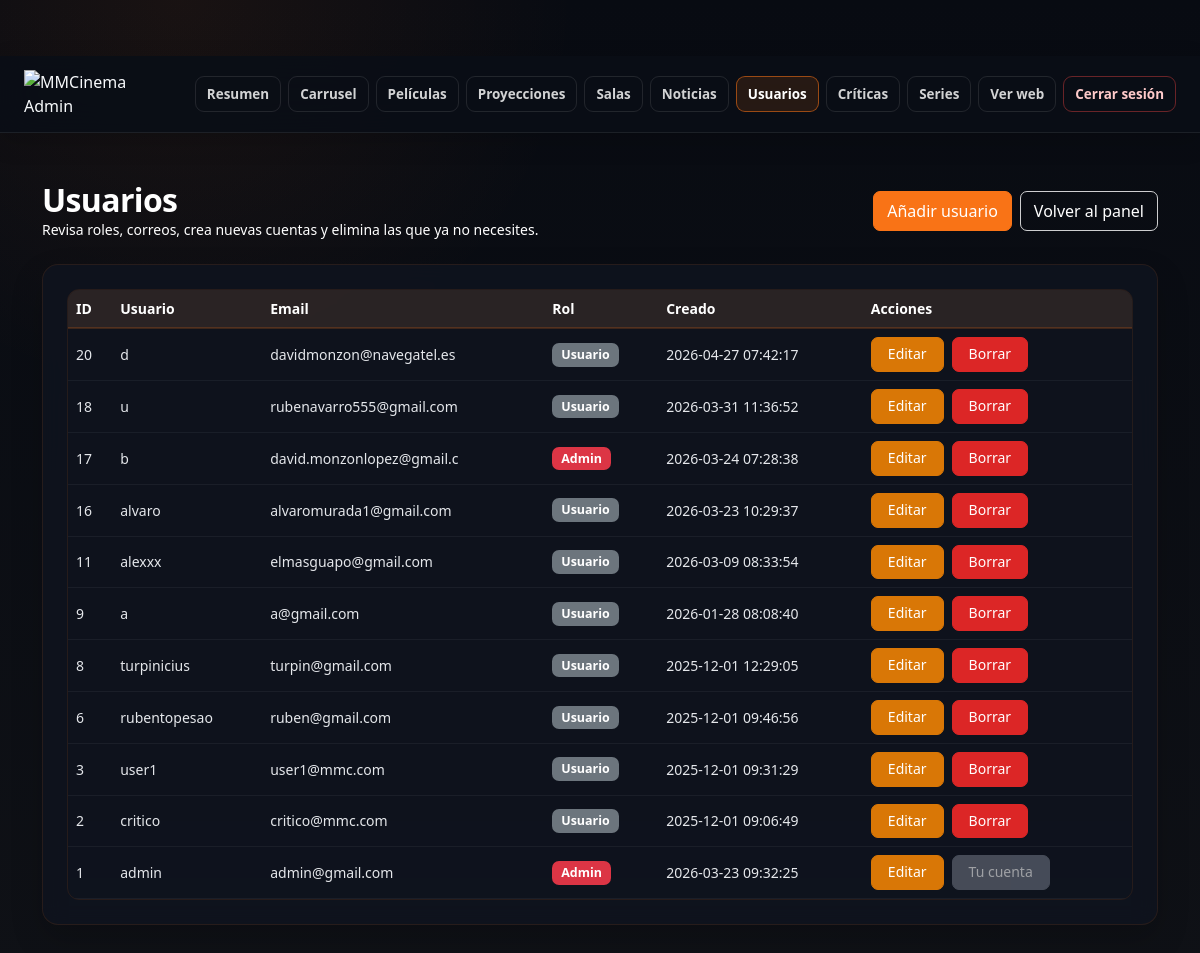
Page /admin/pages/usuarios/list.php (signed in) on the earlier database version.
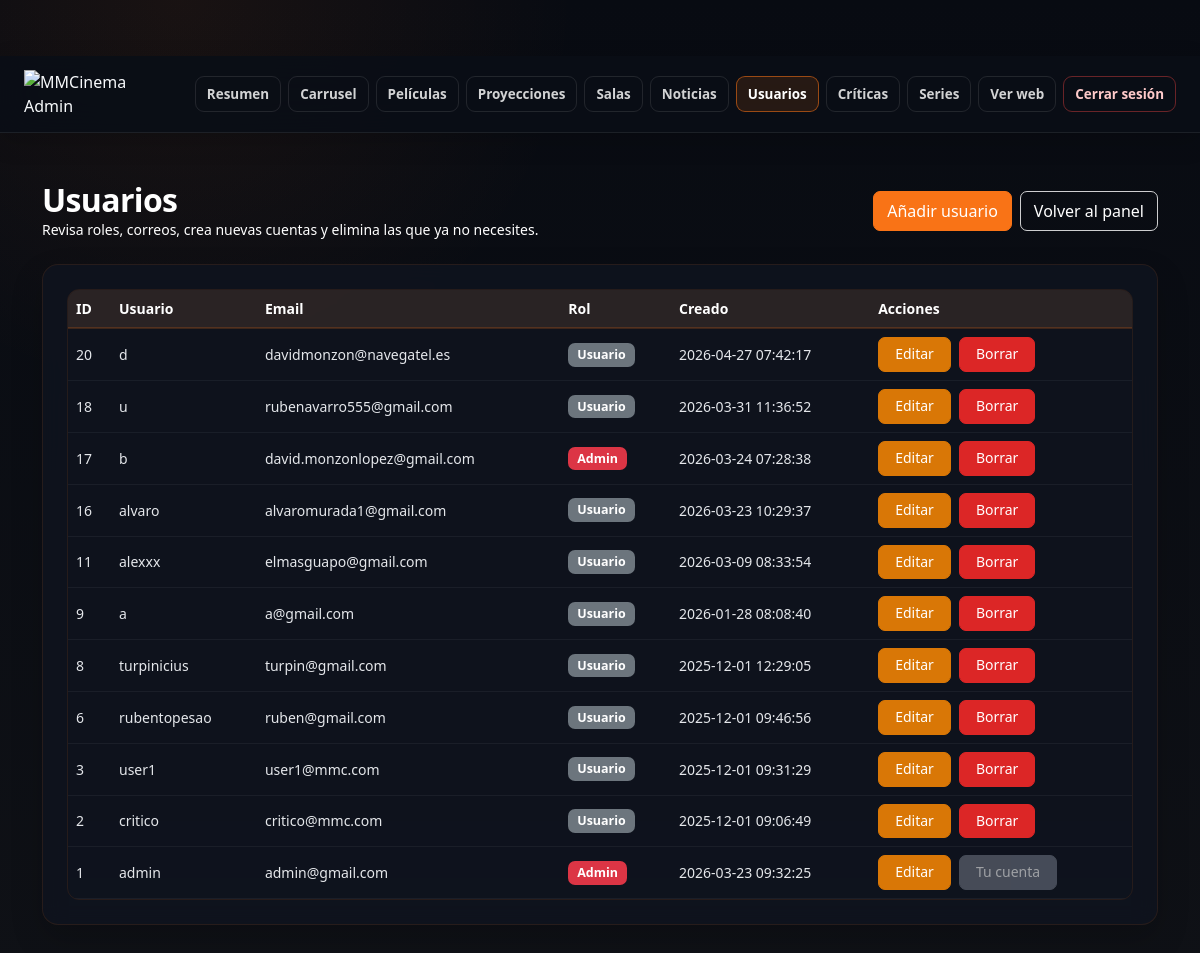
Same page on the later database version.
### tables this page shows
CREATE TABLE `usuario` (
  `id` int(11) NOT NULL,
  `username` varchar(50) NOT NULL,
  `email` varchar(50) NOT NULL,
  `password_hash` varchar(255) NOT NULL,
  `rol` enum('admin','usuario') NOT NULL DEFAULT 'usuario',
  `creado` timestamp NULL DEFAULT current_timestamp(),
  `verificado` tinyint(1) NOT NULL DEFAULT 0,
  `token_verificacion` varchar(64) DEFAULT NULL,
  `token_expira` datetime DEFAULT NULL,
  `reset_token` varchar(64) DEFAULT NULL,
  `reset_expira` datetime DEFAULT NULL,
  `remember_token` varchar(64) DEFAULT NULL,
  `remember_expira` datetime DEFAULT NULL,
  `es_admin` tinyint(1) DEFAULT 0
);

### admin/pages/usuarios/list.php (the view, shortened to what this page needs)
<?php
require_once __DIR__ . "/../../../config/conexion.php";
$usuarios = [];
try {
    $sql = "SELECT id, username, email, rol, creado FROM usuario ORDER BY id DESC";
    $usuarios = $pdo->query($sql)->fetchAll(PDO::FETCH_ASSOC);
} catch (PDOException $e) {
    error_log("Error en usuarios/list.php: " . $e->getMessage());
}
?>
<!DOCTYPE html>
<html lang="es">
<head>
    <link rel="stylesheet" href="../../../assets/css/styles.css">
    <link href="https://cdn.jsdelivr.net/npm/bootstrap@5.3.3/dist/css/bootstrap.min.css" rel="stylesheet">
</head>
<body class="admin-body">
<?php require_once __DIR__ . "/../../../admin/admin_header.php"; ?>
<div class="container py-4 py-lg-5">
    <div class="admin-page-head">
        <div>
            <h1>Usuarios</h1>
            <p>Revisa roles, correos, crea nuevas cuentas y elimina las que ya no necesites.</p>
        </div>
        <div class="d-flex gap-2">
            <a href="form.php" class="btn btn-primary">Añadir usuario</a>
            <a href="../dashboard/index.php" class="btn btn-outline-light">Volver al panel</a>
        </div>
    </div>
    <div class="admin-glass-card p-3 p-lg-4">
        <div class="admin-table-wrap">
            <table class="admin-table table table-dark table-hover align-middle mb-0">
                <thead>
                    <tr>
                        <th>ID</th>
                        <th>Usuario</th>
                        <th>Email</th>
                        <th>Rol</th>
                        <th>Creado</th>
                        <th>Acciones</th>
                    </tr>
                </thead>
                <tbody>
                    <?php foreach ($usuarios as $u): ?>
                        <tr>
                            <td><?= (int)$u['id'] ?></td>
                            <td><?= htmlspecialchars($u['username']) ?></td>
                            <td><?= htmlspecialchars($u['email']) ?></td>
                            <td>
                                <?= $u['rol'] === 'admin'
                                    ? '<span class="badge bg-danger">admin</span>'
                                    : '<span class="badge bg-secondary">usuario</span>' ?>
                            </td>
                            <td><?= htmlspecialchars($u['creado'] ?? '-') ?></td>
                            <td>
                                <div class="admin-actions d-flex gap-2 flex-wrap">
                                    <a href="form.php?id=<?= (int)$u['id'] ?>" class="btn btn-warning btn-sm">Editar</a>
                                    <?php if ((int)$u['id'] !== (int)$_SESSION['usuario_id']): ?>
                                        <form method="POST" action="delete.php" style="display: inline;" onsubmit="return confirm('¿Seguro que quieres borrar este usuario?')">
                                            <button type="submit" class="btn btn-danger btn-sm">Borrar</button>
                                        </form>
                                    <?php else: ?>
                                        <button class="btn btn-secondary btn-sm" disabled>Tu cuenta</button>
                                    <?php endif; ?>
                                </div>
                            </td>
                        </tr>
                    <?php endforeach; ?>
                </tbody>
            </table>
        </div>
    </div>
</div>
</body>
</html>

Differences in the rows shown:
changed usuario id 17: email "david.monzonlopez@gmail.c" → "david.monzonlopez@gmail.com"
